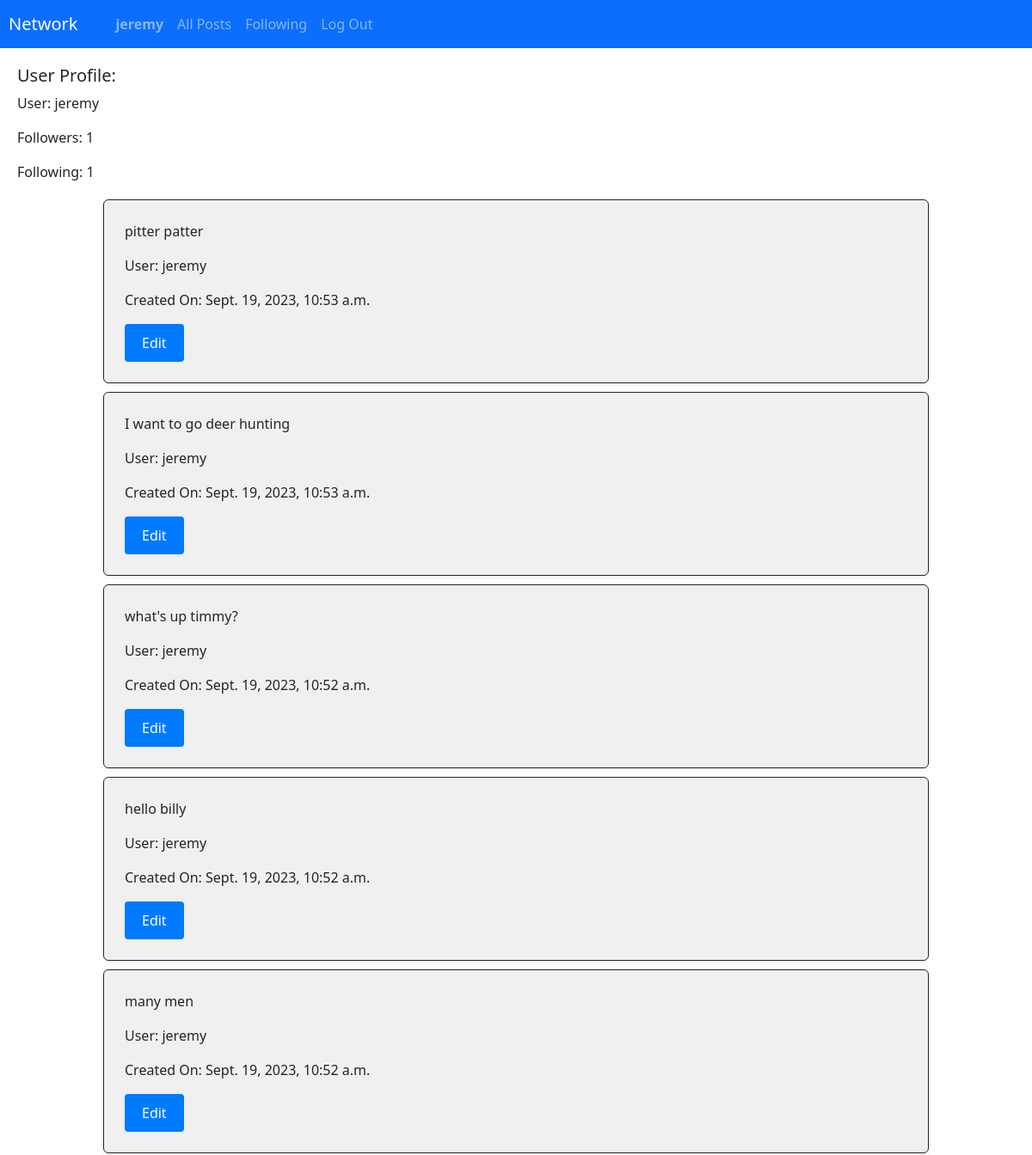
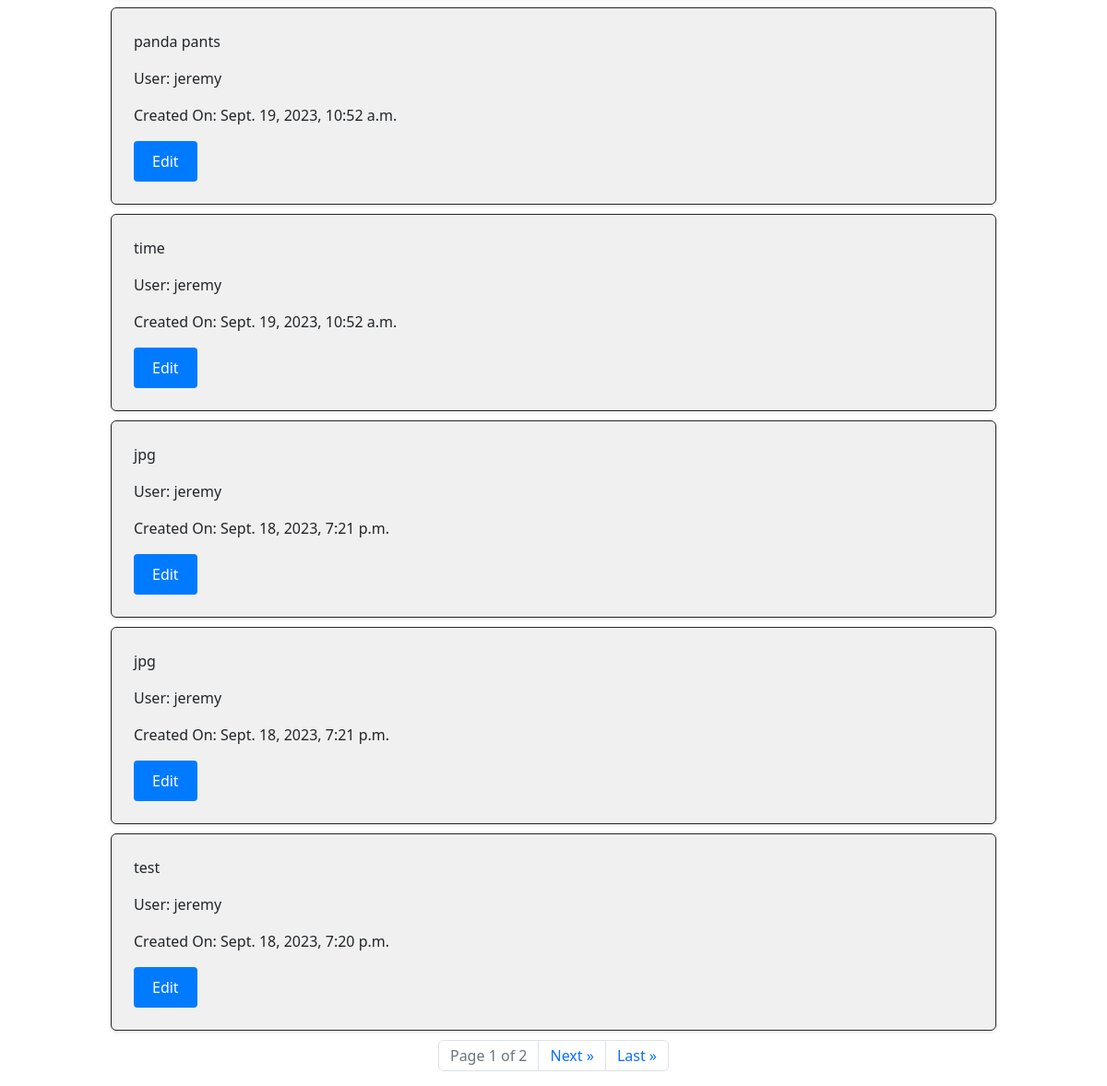
The page /2/user (signed in) on the database as committed earlier (2 pictures, top to bottom).
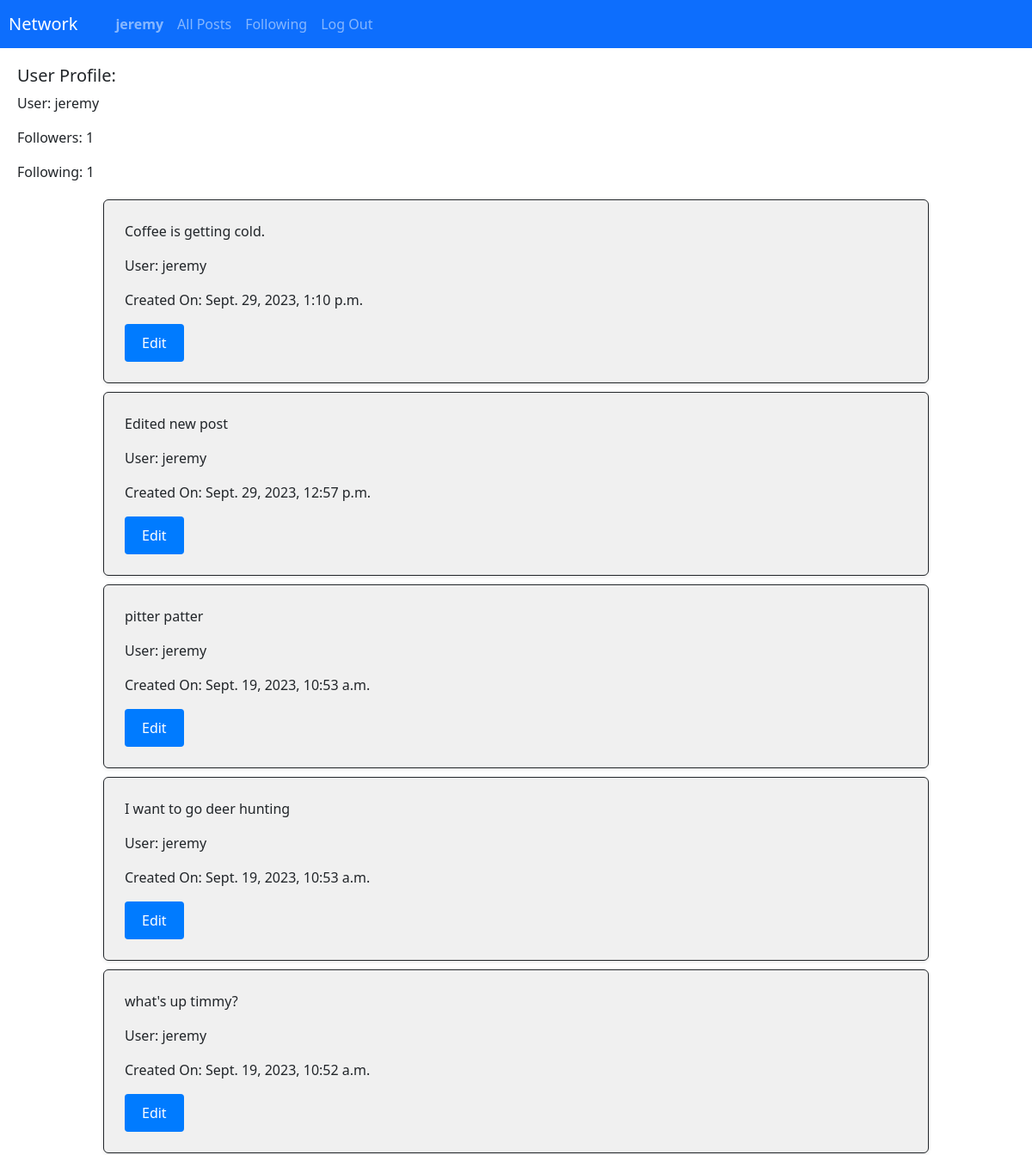
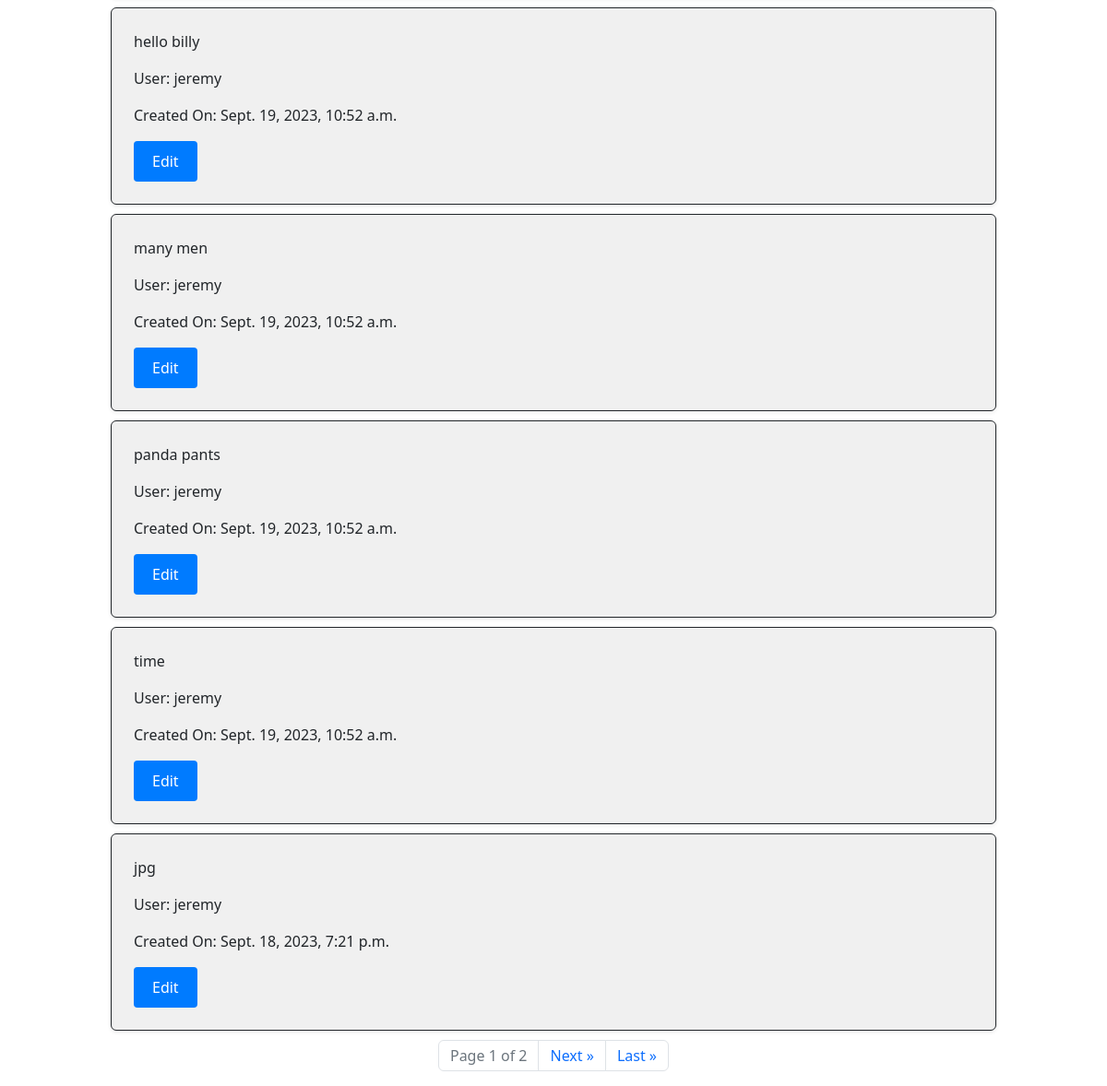
The same page on the database as committed later (2 pictures, top to bottom).
### network/models.py (models this page shows, shortened)
class Post(models.Model):
    user = models.ForeignKey(User, on_delete=models.CASCADE)
    text = models.TextField(verbose_name="Post Text")
    timeStamp = models.DateTimeField(auto_now_add=True)
    likeCount = models.IntegerField(blank=True, null=True)

class User(AbstractUser):
    pass

### network/views.py (the view, shortened to what this page needs)
# urls.py: path("<int:user_id>/user", views.user, name="user"),
def user(request, user_id):
    user_info = User.objects.filter(id = user_id).first()
    userPost = Post.objects.filter(user = user_info).order_by('-timeStamp')
    followers = Follower.objects.filter(userfollow=user_id, currentFollow=True).count()
    following = Follower.objects.filter(user=user_info, currentFollow=True).count()
    print(followers, following)
    already_follow = Follower.objects.filter(user=request.user, userfollow=user_id, currentFollow = True).exists()
    paginator = Paginator(userPost, 10)
    page_number = request.GET.get('page')
    page_obj = paginator.get_page(page_number)
    has_previous_page = page_obj.has_previous
    logInId = request.user.id
    if user_id == request.user.id:
        return render(request, "network/profile.html",{
            "page_obj": page_obj,
            "user_info": user_info,
            "has_previous_page": has_previous_page,
            "already_follow": already_follow,
            "followers": followers,
            "following": following
        })

### network/templates/network/profile.html (shortened to what this page needs)
{% extends "network/layout.html" %}
{% load static %}
{% block body %}
<div name="userProfileHead" style="margin: 20px;">
    <h5>User Profile:</h5>
    <p>User: {{ user_info.username }}</p>
    <p>Followers: {{ followers }}</p>
    <p>Following: {{ following }} </p>
</div>
<div name="userPostDisplay">
    {% for post in page_obj %}
    <div id="post-{{ post.id }}" class="border border-dark p-4 rounded shadow-sm" style="width: 80%; margin: 10px auto; background-color: #f0f0f0; padding: 10px;">
        <div class="userPost" style="display: inline-block;">
            <p id="post-text-{{ post.id }}">{{ post.text }}</p>
            <p>User: {{ post.user.username }}</p>
            <p>Created On: {{ post.timeStamp }}</p>
            {% if user.is_authenticated and user.id == post.user.id %}
                <button class="edit-button" data-post-id="{{ post.id }}">Edit</button>
            {% endif %}
        </div>
    </div>
    {% endfor %}
    <nav aria-label="Page navigation">
        <ul class="pagination justify-content-center">
            <li class="page-item disabled">
                <span class="page-link">Page {{ page_obj.number }} of {{ page_obj.paginator.num_pages }}</span>
            </li>
            {% if page_obj.has_next %}
                <li class="page-item">
                    <a class="page-link" href="?page={{ page_obj.next_page_number }}" aria-label="Next">
                        <span aria-hidden="true">Next &raquo;</span>
                    </a>
                </li>
                <li class="page-item">
                    <a class="page-link" href="?page={{ page_obj.paginator.num_pages }}" aria-label="Last">
                        <span aria-hidden="true">Last &raquo;</span>
                    </a>
                </li>
            {% endif %}
        </ul>
    </nav>
</div>
{% endblock %}

Rows that differ between the two databases and show on the page:
no longer on this page (row unchanged): Post: text "jpg", user.username "jeremy", timeStamp "Sept. 18, 2023, 7:21 p.m."
no longer on this page (row unchanged): Post: text "test", user.username "jeremy", timeStamp "Sept. 18, 2023, 7:20 p.m."
added Post: text "Coffee is getting cold.", user.username "jeremy", timeStamp "Sept. 29, 2023, 1:10 p.m."
added Post: text "Edited new post", user.username "jeremy", timeStamp "Sept. 29, 2023, 12:57 p.m."
